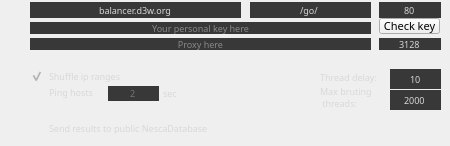
     <widget class="QWidget" name="tab">
      <attribute name="title">
       <string>Options</string>
      </attribute>
      <widget class="QCheckBox" name="trackerOnOff">
       <property name="geometry">
        <rect>
         <x>30</x>
         <y>120</y>
         <width>281</width>
         <height>17</height>
        </rect>
       </property>
       <property name="font">
        <font>
         <family>Small Fonts</family>
         <pointsize>7</pointsize>
        </font>
       </property>
       <property name="whatsThis">
        <string>d3w.org database (NDB) collects all found sites for structuring and further analysis.</string>
       </property>
       <property name="styleSheet">
        <string notr="true">color: rgb(216, 216, 216); background-color: rgba(2, 2, 2, 0);</string>
       </property>
       <property name="text">
        <string>Send results to public NescaDatabase</string>
       </property>
       <property name="checked">
        <bool>false</bool>
       </property>
      </widget>
      <widget class="QLineEdit" name="lineTrackerScr">
       <property name="geometry">
        <rect>
         <x>250</x>
         <y>2</y>
         <width>121</width>
         <height>16</height>
        </rect>
       </property>
       <property name="font">
        <font>
         <family>Small Fonts</family>
         <pointsize>7</pointsize>
        </font>
       </property>
       <property name="styleSheet">
        <string notr="true">color: rgb(216, 216, 216);background-color: rgb(56, 56, 56);border:none;</string>
       </property>
       <property name="text">
        <string>/go/</string>
       </property>
       <property name="maxLength">
        <number>256</number>
       </property>
       <property name="alignment">
        <set>Qt::AlignCenter</set>
       </property>
       <property name="placeholderText">
        <string>Balancer script</string>
       </property>
      </widget>
      <widget class="QLineEdit" name="lineTrackerSrv">
       <property name="geometry">
        <rect>
         <x>30</x>
         <y>2</y>
         <width>211</width>
         <height>16</height>
        </rect>
       </property>
       <property name="font">
        <font>
         <family>Small Fonts</family>
         <pointsize>7</pointsize>
        </font>
       </property>
       <property name="styleSheet">
        <string notr="true">color: rgb(216, 216, 216);background-color: rgb(56, 56, 56);border:none;</string>
       </property>
       <property name="text">
        <string>balancer.d3w.org</string>
       </property>
       <property name="maxLength">
        <number>256</number>
       </property>
       <property name="alignment">
        <set>Qt::AlignCenter</set>
       </property>
       <property name="placeholderText">
        <string>Balancer url</string>
       </property>
      </widget>
      <widget class="QLineEdit" name="linePersKey">
       <property name="geometry">
        <rect>
         <x>30</x>
         <y>22</y>
         <width>341</width>
         <height>12</height>
        </rect>
       </property>
       <property name="font">
        <font>
         <family>Small Fonts</family>
         <pointsize>7</pointsize>
        </font>
       </property>
       <property name="styleSheet">
        <string notr="true">color: rgb(216, 216, 216);background-color: rgb(56, 56, 56); border:none;</string>
       </property>
       <property name="text">
        <string/>
       </property>
       <property name="maxLength">
        <number>32</number>
       </property>
       <property name="alignment">
        <set>Qt::AlignCenter</set>
       </property>
       <property name="placeholderText">
        <string>Your personal key here</string>
       </property>
      </widget>
      <widget class="QLineEdit" name="trcSrvPortLine">
       <property name="geometry">
        <rect>
         <x>379</x>
         <y>2</y>
         <width>62</width>
         <height>16</height>
        </rect>
       </property>
       <property name="font">
        <font>
         <family>Small Fonts</family>
         <pointsize>7</pointsize>
        </font>
       </property>
       <property name="styleSheet">
        <string notr="true">color: rgb(216, 216, 216);background-color: rgb(56, 56, 56);border:none;</string>
       </property>
       <property name="text">
        <string>80</string>
       </property>
       <property name="maxLength">
        <number>5</number>
       </property>
       <property name="alignment">
        <set>Qt::AlignCenter</set>
       </property>
       <property name="placeholderText">
        <string>Balancer port here</string>
       </property>
      </widget>
      <widget class="QPushButton" name="checkKeyBut">
       <property name="geometry">
        <rect>
         <x>379</x>
         <y>18</y>
         <width>61</width>
         <height>16</height>
        </rect>
       </property>
       <property name="font">
        <font>
         <family>Eurostile</family>
         <pointsize>8</pointsize>
        </font>
       </property>
       <property name="styleSheet">
        <string notr="true"/>
       </property>
       <property name="text">
        <string>Check key</string>
       </property>
      </widget>
      <widget class="QCheckBox" name="pingingOnOff">
       <property name="geometry">
        <rect>
         <x>30</x>
         <y>84</y>
         <width>75</width>
         <height>17</height>
        </rect>
       </property>
       <property name="font">
        <font>
         <family>Small Fonts</family>
         <pointsize>7</pointsize>
        </font>
       </property>
       <property name="whatsThis">
        <string>Ping hosts before connection attempts.</string>
       </property>
       <property name="styleSheet">
        <string notr="true">color: rgb(216, 216, 216); background-color: rgba(2, 2, 2, 0);</string>
       </property>
       <property name="text">
        <string>Ping hosts</string>
       </property>
       <property name="shortcut">
        <string>Ctrl+S</string>
       </property>
       <property name="checked">
        <bool>false</bool>
       </property>
      </widget>
      <widget class="QLineEdit" name="PingTO">
       <property name="enabled">
        <bool>false</bool>
       </property>
       <property name="geometry">
        <rect>
         <x>108</x>
         <y>86</y>
         <width>51</width>
         <height>15</height>
        </rect>
       </property>
       <property name="font">
        <font>
         <family>Small Fonts</family>
         <pointsize>7</pointsize>
        </font>
       </property>
       <property name="styleSheet">
        <string notr="true">color: rgb(116, 116, 116);background-color: rgb(56, 56, 56);border:none;</string>
       </property>
       <property name="text">
        <string>2</string>
       </property>
       <property name="maxLength">
        <number>5</number>
       </property>
       <property name="alignment">
        <set>Qt::AlignCenter</set>
       </property>
       <property name="placeholderText">
        <string>100</string>
       </property>
      </widget>
      <widget class="QLabel" name="label">
       <property name="geometry">
        <rect>
         <x>163</x>
         <y>85</y>
         <width>31</width>
         <height>16</height>
        </rect>
       </property>
       <property name="font">
        <font>
         <family>Small Fonts</family>
         <pointsize>7</pointsize>
        </font>
       </property>
       <property name="styleSheet">
        <string notr="true">color: rgb(216, 216, 216); background-color: rgba(2, 2, 2, 0);</string>
       </property>
       <property name="text">
        <string>sec</string>
       </property>
      </widget>
      <widget class="QLineEdit" name="threadDelayBox">
       <property name="enabled">
        <bool>true</bool>
       </property>
       <property name="geometry">
        <rect>
         <x>390</x>
         <y>69</y>
         <width>51</width>
         <height>20</height>
        </rect>
       </property>
       <property name="font">
        <font>
         <family>Small Fonts</family>
         <pointsize>7</pointsize>
        </font>
       </property>
       <property name="styleSheet">
        <string notr="true">color: rgb(216, 216, 216);background-color: rgb(56, 56, 56);border:none;</string>
       </property>
       <property name="text">
        <string>10</string>
       </property>
       <property name="maxLength">
        <number>5</number>
       </property>
       <property name="alignment">
        <set>Qt::AlignCenter</set>
       </property>
       <property name="placeholderText">
        <string>100</string>
       </property>
      </widget>
      <widget class="QLabel" name="label_2">
       <property name="geometry">
        <rect>
         <x>320</x>
         <y>69</y>
         <width>68</width>
         <height>16</height>
        </rect>
       </property>
       <property name="font">
        <font>
         <family>Small Fonts</family>
         <pointsize>7</pointsize>
        </font>
       </property>
       <property name="styleSheet">
        <string notr="true">color: rgb(216, 216, 216); background-color: rgba(2, 2, 2, 0);</string>
       </property>
       <property name="text">
        <string>Thread delay:</string>
       </property>
      </widget>
      <widget class="QLabel" name="MaxBrutingThrLabel">
       <property name="geometry">
        <rect>
         <x>320</x>
         <y>84</y>
         <width>62</width>
         <height>26</height>
        </rect>
       </property>
       <property name="font">
        <font>
         <family>Small Fonts</family>
         <pointsize>7</pointsize>
        </font>
       </property>
       <property name="styleSheet">
        <string notr="true">color: rgb(216, 216, 216); background-color: rgba(2, 2, 2, 0);</string>
       </property>
       <property name="text">
        <string>Max bruting
 threads:</string>
       </property>
      </widget>
      <widget class="QLineEdit" name="maxBrutingThrBox">
       <property name="enabled">
        <bool>true</bool>
       </property>
       <property name="geometry">
        <rect>
         <x>390</x>
         <y>90</y>
         <width>51</width>
         <height>20</height>
        </rect>
       </property>
       <property name="font">
        <font>
         <family>Small Fonts</family>
         <pointsize>7</pointsize>
        </font>
       </property>
       <property name="styleSheet">
        <string notr="true">color: rgb(216, 216, 216);background-color: rgb(56, 56, 56);border:none;</string>
       </property>
       <property name="text">
        <string>2000</string>
       </property>
       <property name="maxLength">
        <number>5</number>
       </property>
       <property name="alignment">
        <set>Qt::AlignCenter</set>
       </property>
       <property name="placeholderText">
        <string>2000</string>
       </property>
      </widget>
      <widget class="QCheckBox" name="shuffle_onoff">
       <property name="geometry">
        <rect>
         <x>30</x>
         <y>68</y>
         <width>161</width>
         <height>17</height>
        </rect>
       </property>
       <property name="font">
        <font>
         <family>Small Fonts</family>
         <pointsize>7</pointsize>
        </font>
       </property>
       <property name="whatsThis">
        <string>Shuffle ip-ranges before scan.</string>
       </property>
       <property name="styleSheet">
        <string notr="true">color: rgb(216, 216, 216); background-color: rgba(2, 2, 2, 0);</string>
       </property>
       <property name="text">
        <string>Shuffle ip ranges</string>
       </property>
       <property name="shortcut">
        <string>Ctrl+S</string>
       </property>
       <property name="checked">
        <bool>true</bool>
       </property>
      </widget>
      <widget class="QLineEdit" name="systemProxyIP">
       <property name="geometry">
        <rect>
         <x>30</x>
         <y>38</y>
         <width>341</width>
         <height>12</height>
        </rect>
       </property>
       <property name="font">
        <font>
         <family>Small Fonts</family>
         <pointsize>7</pointsize>
        </font>
       </property>
       <property name="toolTip">
        <string/>
       </property>
       <property name="styleSheet">
        <string notr="true">color: rgb(216, 216, 216);background-color: rgb(56, 56, 56); border:none;</string>
       </property>
       <property name="text">
        <string/>
       </property>
       <property name="maxLength">
        <number>32</number>
       </property>
       <property name="alignment">
        <set>Qt::AlignCenter</set>
       </property>
       <property name="placeholderText">
        <string>Proxy here</string>
       </property>
      </widget>
      <widget class="QLineEdit" name="systemProxyPort">
       <property name="geometry">
        <rect>
         <x>379</x>
         <y>38</y>
         <width>62</width>
         <height>12</height>
        </rect>
       </property>
       <property name="font">
        <font>
         <family>Small Fonts</family>
         <pointsize>7</pointsize>
        </font>
       </property>
       <property name="styleSheet">
        <string notr="true">color: rgb(216, 216, 216);background-color: rgb(56, 56, 56);border:none;</string>
       </property>
       <property name="text">
        <string>3128</string>
       </property>
       <property name="maxLength">
        <number>5</number>
       </property>
       <property name="alignment">
        <set>Qt::AlignCenter</set>
       </property>
       <property name="placeholderText">
        <string>Balancer port here</string>
       </property>
      </widget>
     </widget>
